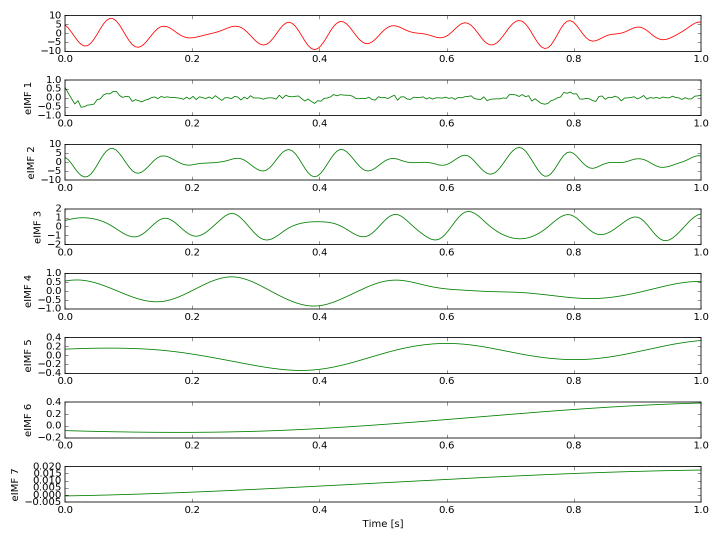
#> input picture PyEMD/example/eemd_example.png, 1440 x 1080 px (shown at 1/2 size); its folder holds only this picture in this run
$ python -i significancetest.py   (imports and definitions only)
#> lines starting #> are read from the running program, lines starting #| are printed output that depends on the picture
### PyEMD/EMD.py
#!/usr/bin/python
# coding: UTF-8
#
# Author:   Dawid Laszuk
# Contact:  https://github.com/laszukdawid/PyEMD/issues
#
# Feel free to contact for any information.

import logging
from typing import Optional, Tuple

import numpy as np
from scipy.interpolate import interp1d

from PyEMD.splines import akima, cubic, cubic_hermite, cubic_spline_3pts, pchip
from PyEMD.utils import get_timeline, unify_types

FindExtremaOutput = Tuple[np.ndarray, np.ndarray, np.ndarray, np.ndarray, np.ndarray]


class EMD:
    """
    .. _EMD:

    **Empirical Mode Decomposition**

    Method of decomposing signal into Intrinsic Mode Functions (IMFs)
    based on algorithm presented in Huang et al. [Huang1998]_.

    Algorithm was validated with Rilling et al. [Rilling2003]_ Matlab's version from 3.2007.

    Threshold which control the goodness of the decomposition:
        * `std_thr` --- Test for the proto-IMF how variance changes between siftings.
        * `svar_thr` -- Test for the proto-IMF how energy changes between siftings.
        * `total_power_thr` --- Test for the whole decomp how much of energy is solved.
        * `range_thr` --- Test for the whole decomp whether the difference is tiny.


    References
    ----------
    .. [Huang1998] N. E. Huang et al., "The empirical mode decomposition and the
        Hilbert spectrum for non-linear and non stationary time series
        analysis", Proc. Royal Soc. London A, Vol. 454, pp. 903-995, 1998
    .. [Rilling2003] G. Rilling, P. Flandrin and P. Goncalves, "On Empirical Mode
        Decomposition and its algorithms", IEEE-EURASIP Workshop on
        Nonlinear Signal and Image Processing NSIP-03, Grado (I), June 2003

    Examples
    --------
    >>> import numpy as np
    >>> T = np.linspace(0, 1, 100)
    >>> S = np.sin(2*2*np.pi*T)
    >>> emd = EMD(extrema_detection='parabol')
    >>> IMFs = emd.emd(S)
    >>> IMFs.shape
    (1, 100)
    """

    logger = logging.getLogger(__name__)

    def __init__(self, spline_kind: str = "cubic", nbsym: int = 2, **kwargs):
        """Initiate *EMD* instance.

        Configuration, such as threshold values, can be passed as kwargs (keyword arguments).

        Parameters
        ----------
        FIXE : int (default: 0)
        FIXE_H : int (default: 0)
        MAX_ITERATION : int (default 1000)
            Maximum number of iterations per single sifting in EMD.
        energy_ratio_thr : float (default: 0.2)
            Threshold value on energy ratio per IMF check.
        std_thr float : (default 0.2)
            Threshold value on standard deviation per IMF check.
        svar_thr float : (default 0.001)
            Threshold value on scaled variance per IMF check.
        total_power_thr : float (default 0.005)
            Threshold value on total power per EMD decomposition.
        range_thr : float (default 0.001)
            Threshold for amplitude range (after scaling) per EMD decomposition.
        extrema_detection : str (default 'simple')
            Method used to finding extrema.
        DTYPE : np.dtype (default np.float64)
            Data type used.

        Examples
        --------
        >>> emd = EMD(std_thr=0.01, range_thr=0.05)

        """
        # Declare constants
        self.energy_ratio_thr = float(kwargs.get("energy_ratio_thr", 0.2))
        self.std_thr = float(kwargs.get("std_thr", 0.2))
        self.svar_thr = float(kwargs.get("svar_thr", 0.001))
        self.total_power_thr = float(kwargs.get("total_power_thr", 0.005))
        self.range_thr = float(kwargs.get("range_thr", 0.001))

        self.nbsym = int(kwargs.get("nbsym", nbsym))
        self.scale_factor = float(kwargs.get("scale_factor", 1.0))

        self.spline_kind = spline_kind
        self.extrema_detection = kwargs.get("extrema_detection", "simple")  # simple, parabol
        assert self.extrema_detection in (
            "simple",
            "parabol",
        ), "Only 'simple' and 'parabol' values supported"

        self.DTYPE = kwargs.get("DTYPE", np.float64)
        self.FIXE = int(kwargs.get("FIXE", 0))
        self.FIXE_H = int(kwargs.get("FIXE_H", 0))

        self.MAX_ITERATION = int(kwargs.get("MAX_ITERATION", 1000))

        # Instance global declaration
        self.imfs = None  # Optional[np.ndarray]
        self.residue = None  # Optional[np.ndarray]

    def __call__(self, S: np.ndarray, T: Optional[np.ndarray] = None, max_imf: int = -1) -> np.ndarray:
        return self.emd(S, T=T, max_imf=max_imf)

    # [839 lines left out: functions extract_max_min_spline, prepare_points, prepare_points_parabol, prepare_points_simple, spline_points, _not_duplicate and 9 more, not called in this run]


###################################################


# [47 lines that do not run on import are left out]

### PyEMD/significancetest.py
from PyEMD import EMD, EEMD, CEEMDAN
import numpy as np
from scipy import stats
import math


#helper function: normalize data
def normalize(data):
    mean = sum(data)/len(data)
    dmin = min(data)
    dmax = max(data)
    ret = np.array([])
    for val in data:
        ret = np.append(ret, (val-mean)/(dmax-dmin))
    return ret

#helper function: find zero-crossings in IMF, used for finding mean period of IMF
def sign_change(data):
    l = len(data)
    counter=0
    for x in range(l-1):
        if (data[x]>0 or data[x] == 0) and data[x+1] < 0:
            counter+=1
    return counter

#helper function: Find mean period of an IMF
def mean_period(data):
    s = sign_change(data)
    if s != 0:
        return len(data)/s
    else:
        return len(data)

#helper function: find energy of signal/IMF
def energy(data):
    return sum(pow(data, 2))

#helper function: find IMF significance in 'a priori' test
def significance_apriori(energy_density, T, N, alpha):
    k = abs(stats.norm.ppf((1-alpha)/2))
    if (energy_density <= (-math.log(T) + k*(math.sqrt(2/N)*math.exp(math.log(T)/2)))) and (energy_density >= (-math.log(T) - k*(math.sqrt(2/N)*math.exp(math.log(T)/2)))):
        return False
    else:
        return True

#helper function: find significance in 'a posteriori' test
def significance_aposteriori(scaled_energy_density, T, N, alpha):
    k = abs(stats.norm.ppf((1-alpha)/2))
    if (scaled_energy_density <= (-math.log(T) + k*(math.sqrt(2/N)*math.exp(math.log(T)/2)))):
        return False
    else:
        return True

def whitenoisecheck(data: np.ndarray, method: str='EMD',  test: str='aposteriori', rescaling_imf: int=1, alpha: float= 0.95):
    '''
    References
    --------------
    -- Zhaohua Wu, and Norden E. Huang. “A Study of the Characteristics of White Noise Using the Empirical Mode Decomposition Method.” Proceedings: Mathematical, Physical and Engineering Sciences, vol. 460, no. 2046, The Royal Society, 2004, pp. 1597–611, http://www.jstor.org/stable/4143111.

    Examples
    --------------
    >>> import numpy as np
    >>> from PyEMD.significancetest import whitenoisecheck
    >>> T = np.linspace(0, 1, 100)
    >>> S = np.sin(2*2*np.pi*T)
    >>> significant_imfs = whitenoisecheck(S, test='apriori')
    >>> significant_imfs
    {1: 0, 2: 1}
    >>> type(significant_imfs)
    <class 'dict'>
    '''
    assert alpha > 0 and alpha < 1, "alpha value should be in between (0,1)"
    assert method == 'EMD' or method == 'EEMD' or method == 'CEEMDAN', 'Invalid decomposition method'
    assert test == 'apriori' or test == 'aposteriori', 'Invalid test type'
    assert isinstance(data, np.ndarray), 'Invalid Data type, Pass a numpy.ndarray'

    N = len(data)
    if method == 'EMD':
        emd = EMD()
        IMFs = emd.emd(normalize(data))
    elif method == 'EEMD':
        eemd = EEMD()
        IMFs = eemd.eemd(normalize(data))
    elif method == 'CEEMDAN':
        ceemdan = CEEMDAN()
        IMFs = ceemdan.ceemdan(normalize(data))

    assert rescaling_imf > 0 and rescaling_imf <= len(IMFs), 'Invalid rescaling IMF'

    output = {}
    if test == 'apriori':
        for idx,imf in enumerate(IMFs):
            T = mean_period(imf)
            energy_density = energy(imf)/N
            sig_priori = significance_apriori(math.log(energy_density), T, N, alpha)
            if sig_priori:
                output[idx+1] = 1
            else:
                output[idx+1] = 0
    else:
        scaling_imf_mean_period = mean_period(IMFs[rescaling_imf-1])
        scaling_imf_energy_density = energy(IMFs[rescaling_imf-1])/N

        k = abs(stats.norm.ppf((1-alpha)/2))
        upper_limit = -math.log(scaling_imf_mean_period)+k*(math.sqrt(2/N))*math.exp(math.log(scaling_imf_mean_period)/2)
        scaling_factor = upper_limit - math.log(scaling_imf_energy_density)
        for idx,imf in enumerate(IMFs):
            T = mean_period(imf)
            energy_density = energy(imf)/N
            scaled_energy_density = math.log(energy_density) + scaling_factor
            sig_aposteriori = significance_aposteriori(scaled_energy_density, T, N, alpha)
            if sig_aposteriori:
                output[idx+1] = 1
            else:
                output[idx+1] = 0
    return output

test_data = np.array([1612.099955, 1872.499974, 1349.199993, 1849.799958, 2187.79993, 2747.900004, 2028.199993, 1883.499968, 2353.399962, 2346.49999, 2385.499986, 1735.799965, 2262.299981, 2475.69998, 2832.399969, 1627.79998, 1832.999984, 2223.8, 1852.299986, 2398.800005, 2460.600006, 1721.599968, 2164.699953, 2297.599986, 2116.199967, 1810.199969, 2015.599941, 2246.099977, 2359.599986, 2476.099909, 1854.999945, 1848.80001, 1738.799932, 2429.999947, 1352.399964, 2827.39998, 1691.899996, 2187.247636, 2055.670849, 2476.227106, 2894.536279, 2223.016297, 1667.800095, 1593.206414, 2080.420102, 2392.493201, 2525.678054, 2359.714593, 2764.414422, 2054.748585, 2370.955795, 2574.509022, 3123.112617, 2208.499965, 2427.437107, 2888.377844, 1839.610973, 1644.790258, 2583.974357, 2554.012727, 2688.180162, 937.7219929, 2494.624529, 2889.377336, 2380.749196, 1881.62625, 1757.290773, 1964.164185, 2676.664096, 2646.20634, 2466.383096, 1524.450419, 2655.081313, 2765.296026, 2693.869523, 2999.969905, 2827.312295, 2399.215457, 2220.22048, 1998.112353, 1898.426222, 1446.748416, 3136.590134, 2968.556433, 1983.498138, 2575.42455, 3125.803186, 4573.776578, 3234.599062, 4797.722408, 5072.706734, 2407.703483, 5500.870556, 2581.111854, 3414.67519, 2368.143402, 3202.104436, 3353.771535, 2620.371734, 2795.362439, 2472.294985, 2663.27541, 2853.170998, 2471.682001, 1760.751243, 1866.067174, 3323.570975, 2396.070515, 2223.334293, 2062.451717, 1742.005987, 2125.159392, 1905.346065, 2117.524309, 2966.14579, 2237.294325, 3393.220207, 2909.662327, 2587.688155, 2433.188114])

# [8 lines not run here, left out]

>>> import cv2
>>> picture = cv2.imread('example/eemd_example.png', cv2.IMREAD_GRAYSCALE)
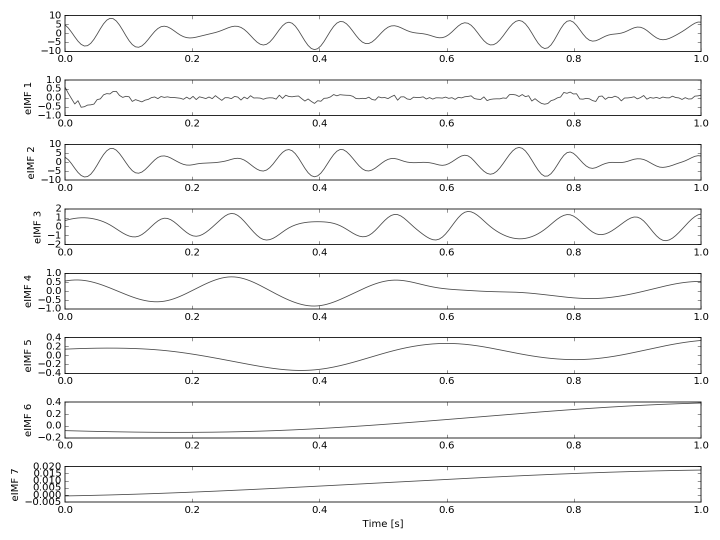
#> picture: shape (1080, 1440) (shown at 1/2 size); min 1, max 255, mean 244.7
>>> result = whitenoisecheck(picture)
#> in whitenoisecheck, `N = len(data)`: N = 1080
#> in normalize, `mean = sum(data)/len(data)`: mean = 1440 values, max 0.236 at index 90, min 0 at index 553, mean 0.119
#> (the run stopped early here; a loop or call above may not have finished)
